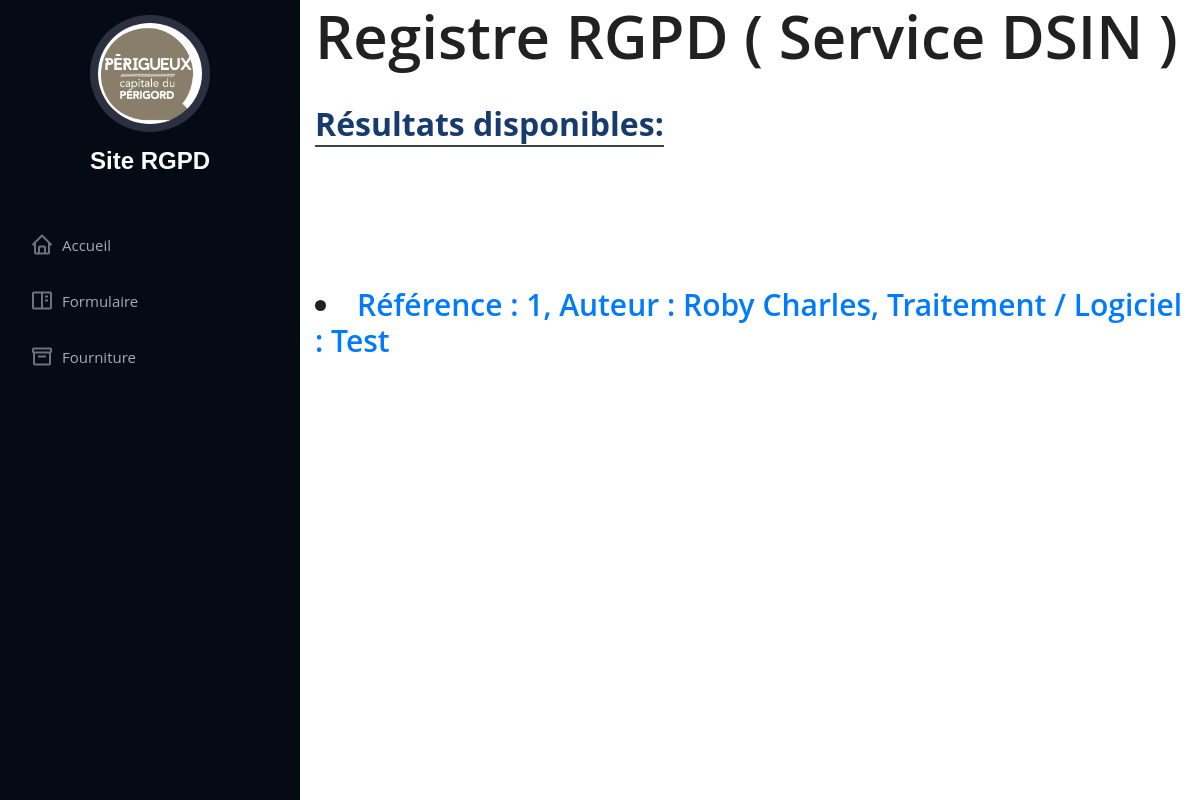
The app's page /registres.php with its own data.
### tables this page shows
CREATE TABLE `formulaire` (
  `Ref` int(11) NOT NULL,
  `Nom` varchar(500) NOT NULL,
  `Mdp` varchar(500) NOT NULL,
  `Liceite` varchar(100) NOT NULL,
  `Auteur` varchar(500) NOT NULL,
  `Service` varchar(500) NOT NULL,
  `Responsable1` varchar(500) NOT NULL,
  `Responsable2` varchar(500) NOT NULL,
  `Representant` varchar(500) NOT NULL,
  `FinaliteP` varchar(100) NOT NULL,
  `Finalite1` varchar(100) NOT NULL,
  `Finalite2` varchar(100) NOT NULL,
  `Finalite3` varchar(100) NOT NULL,
  `Finalite4` varchar(100) NOT NULL,
  `Finalite5` varchar(100) NOT NULL,
  `Etat` varchar(100) NOT NULL,
  `Collecte1` varchar(500) NOT NULL,
  `Duree1` varchar(100) NOT NULL,
  `NSS` varchar(100) NOT NULL,
  `Collecte2` varchar(500) NOT NULL,
  `Duree2` varchar(100) NOT NULL,
  `Viepers` varchar(100) NOT NULL,
  `Collecte3` varchar(500) NOT NULL,
  `Duree3` varchar(100) NOT NULL,
  `Economique` varchar(100) NOT NULL,
  `Collecte4` varchar(500) NOT NULL,
  `Duree4` varchar(100) NOT NULL,
  `Connexion` varchar(100) NOT NULL,
  `Collecte5` varchar(500) NOT NULL,
  `Duree5` varchar(100) NOT NULL,
  `Localisation` varchar(100) NOT NULL,
  `Collecte6` varchar(500) NOT NULL,
  `Duree6` varchar(100) NOT NULL,
  `Origine` varchar(100) NOT NULL,
  `Collecte7` varchar(500) NOT NULL,
  `Duree7` varchar(100) NOT NULL,
  `Politique` varchar(100) NOT NULL,
  `Collecte8` varchar(500) NOT NULL,
  `Duree8` varchar(100) NOT NULL,
  `Conviction` varchar(100) NOT NULL,
  `Collecte9` varchar(500) NOT NULL,
  `Duree9` varchar(100) NOT NULL,
  `Syndicale` varchar(100) NOT NULL,
  `Collecte10` varchar(500) NOT NULL,
  `Duree10` varchar(100) NOT NULL,
  `Medicale` varchar(100) NOT NULL,
  `Collecte11` varchar(500) NOT NULL,
  `Duree11` varchar(100) NOT NULL,
  `Orientation` varchar(100) NOT NULL,
  `Collecte12` varchar(500) NOT NULL,
  `Duree12` varchar(100) NOT NULL,
  `Infraction` varchar(100) NOT NULL,
  `Collecte13` varchar(500) NOT NULL,
  `Duree13` varchar(100) NOT NULL,
  `Echange1` varchar(100) NOT NULL,
  `Echange2` varchar(100) NOT NULL,
  `Echange3` varchar(100) NOT NULL,
  `Destinataire1` varchar(100) NOT NULL,
  `Destinataire2` varchar(100) NOT NULL,
  `Destinataire3` varchar(100) NOT NULL,
  `Destinataire4` varchar(100) NOT NULL,
  `HorsUE` varchar(100) NOT NULL,
  `DestinataireHUE1` varchar(500) NOT NULL,
  `Pays1` varchar(500) NOT NULL,
  `Garantie1` varchar(100) NOT NULL,
  `DestinataireHUE2` varchar(500) NOT NULL,
  `Pays2` varchar(500) NOT NULL,
  `Garantie2` varchar(100) NOT NULL,
  `DestinataireHUE3` varchar(500) NOT NULL,
  `Pays3` varchar(500) NOT NULL,
  `Garantie3` varchar(100) NOT NULL,
  `DestinataireHUE4` varchar(500) NOT NULL,
  `Pays4` varchar(500) NOT NULL,
  `Garantie4` varchar(100) NOT NULL,
  `Securite1` varchar(100) NOT NULL,
  `Securite2` varchar(100) NOT NULL,
  `Securite3` varchar(100) NOT NULL,
  `Technologie1` varchar(100) NOT NULL,
  `Technologie2` varchar(100) NOT NULL,
  `Autre` varchar(500) NOT NULL
);

### FormulaireManager.class.php (called while the page is built, shortened)
<?php
class FormulaireManager implements iterator
{
	private $_db;
	public function __construct($db)
	{
		$this->_tab = $this->getList();
	}
	public function getList()
	{
		$formulaire = [];
		$q = $this->_db->query('SELECT Ref, Nom, Auteur FROM FORMULAIRE ORDER BY Ref');
		while ($donnees = $q->fetch(PDO::FETCH_ASSOC))
		{
			$formulaire[] = new Formulaire($donnees);
		}
		return $formulaire;
	}
	public function setDb(PDO $db)
	{
		$this->_db = $db;
	}
}
?>

### Formulaire.class.php (called while the page is built, shortened)
<?php
class Formulaire
{
	public function hydrate(array $donnees)
	{
		foreach ($donnees as $key => $value) {
			$method = 'set'.$key;
		}
	}
	public function getRef()
	{
		return $this->_Ref;
	}
	public function getNom()
	{
		return $this->_Nom;
	}
	public function getAuteur()
	{
		return $this->_Auteur;
	}
	public function setRef($Ref)
	{
		$Ref = (int) $Ref;
		if ($Ref > 0)
		{
			$this->_Ref = $Ref;
		}
	}
	public function setNom($Nom)
	{
		if (is_string($Nom))
		{
			$this->_Nom = $Nom;
		}
	}
	public function setAuteur($Auteur)
	{
		if (is_string($Auteur))
		{
			$this->_Auteur = $Auteur;
		}
	}
}

### registres.php (the view, shortened to what this page needs)
<?php
  require ("config.php");
  try
  {
    $db = new PDO("mysql:host=$host;dbname=$base;charset=utf8",$login,$motdepasse);
  }
  catch (PDOException $e)
  {
    echo "Erreur : ".$e->getMessage();
    die();
  }
  $manager = new FormulaireManager($db);
    $listeFormulaire = $manager->getList();
    $resultat = "";
    foreach ($listeFormulaire as $unFormulaire)
    {
      $resultat .= '<li><a href="registre.php?ref='.$unFormulaire->getRef().' ">'." Référence : ".$unFormulaire->getRef().", Auteur : ".$unFormulaire->getAuteur().", Traitement / Logiciel : ".$unFormulaire->getNom()."</a></li>";
    }
?>
<!DOCTYPE html>
<html lang="fr">
<head>
  <link href="assets/css/style.css" rel="stylesheet">
  <link href="assets/vendor/icofont/icofont.min.css" rel="stylesheet">
  <link href="assets/vendor/boxicons/css/boxicons.min.css" rel="stylesheet">
  <link rel="stylesheet" href="css/bootstrap.min.css"/>
  <link rel="stylesheet" href="css/font-awesome.min.css"/>
  <link rel="stylesheet" href="css/flaticon.css"/>
  <link rel="stylesheet" href="css/animate.css"/>
  <link rel="stylesheet" href="css/owl.carousel.css"/>
  <link rel="stylesheet" href="css/style.css"/>
</head>
<body class="bg-white">
  <header id="header">
    <div class="d-flex flex-column">
      <div class="profile">
        <img src="assets/img/profile-img.jpg" alt="" class="img-fluid rounded-circle">
        <h1 class="text-light"><a href="index.php">Site RGPD</a></h1>
      </div>
      <nav class="nav-menu">
        <ul>
          <li><a href="index.php"><i class="bx bx-home"></i> <span>Accueil</span></a></li>
          <li><a href="formulaire.php"><i class="bx bx-book-content"></i> Formulaire</a></li>
          <li><a href="fourniture.php"><i class="bx bx-box"></i> Fourniture</a></li>
        </ul>
      </nav>
    </div>
  </header>
  <main id="main">
  <div class="container">
    <div class="section-title">
      <h1>Registre RGPD ( Service DSIN )</h1>
    </div>
      <form action="" method="post">
    <div class="section-title">
      <h2>Résultats disponibles: </h2>
    </div>
  <fieldset id="field_result">
    <h3>
      <?php
      if (isset($resultat))
      {
        echo $resultat;
      }
      ?>
    </h3>
  </fieldset>
</main>
<?php include('footer.php'); ?>

### assets/css/style.css (style rules this page uses)
body { font-family: "Open Sans", sans-serif; color: #272829; }
a { color: #149ddd; }
h1, h2, h3, h4, h5, h6 { font-family: "Raleway", sans-serif; }
#header { position: fixed; top: 0; left: 0; bottom: 0; width: 300px; transition: all ease-in-out 0.5s; z-index: 9997; transition: all 0.5s; padding: 0 15px; background: #040b14; overflow-y: auto; }
#header .profile img { margin: 15px auto; display: block; width: 120px; border: 8px solid #2c2f3f; }
#header .profile h1 { font-size: 24px; margin: 0; padding: 0; font-weight: 600; -moz-text-align-last: center; text-align-last: center; font-family: "Poppins", sans-serif; }
#header .profile h1 a, #header .profile h1 a:hover { color: #fff; text-decoration: none; }
#main { margin-left: 300px; }
.nav-menu { padding-top: 30px; }
.nav-menu * { margin: 0; padding: 0; list-style: none; }
.nav-menu > ul > li { position: relative; white-space: nowrap; }
.nav-menu a { display: flex; align-items: center; color: #a8a9b4; padding: 12px 15px; margin-bottom: 8px; transition: 0.3s; font-size: 15px; }
.nav-menu a i { font-size: 24px; padding-right: 8px; color: #6f7180; }
.section-title { padding-bottom: 30px; }
.section-title h2 { font-size: 32px; font-weight: bold; margin-bottom: 20px; padding-bottom: 20px; position: relative; color: #173b6c; }
.section-title h2::after { content: ''; position: absolute; display: block; width: 50px; height: 3px; background: #149ddd; bottom: 0; left: 0; }

### css/style.css (style rules this page uses)
html, body { height: 100%; font-family: 'Open Sans', sans-serif; }
h1, h2, h3, h4, h5, h6 { color: #222121; margin: 0; font-weight: 600; font-family: 'Open Sans', sans-serif; }
h1 { font-size: 60px; }
h2 { font-size: 48px; }
h3 { font-size: 30px; }
img { max-width: 100%; }
ul, ol { padding: 0; margin: 0; }
.section-title h2 { display: inline-block; position: relative; margin-bottom: 110px; padding-bottom: 2px; line-height: normal; }
.section-title h2:after { position: absolute; content: ''; width: 100%; height: 2px; left: 0; bottom: 0; background: #40424a; }

### records on screen
formulaire: Ref "1", Auteur "Roby Charles", Nom "Test"
